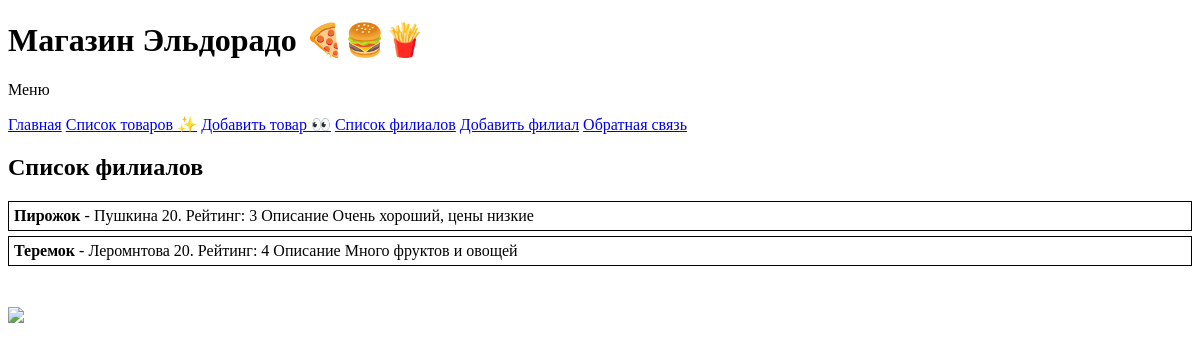
Before: /filials with the older database file.
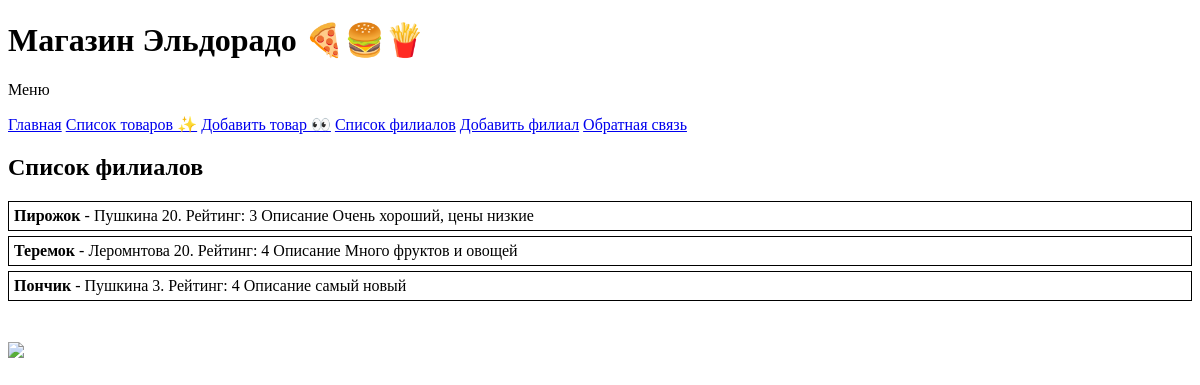
After: the same page with the newer database file.
### core/models.py (models this page shows, shortened)
class Filial(models.Model):
    name = models.CharField(max_length=200, verbose_name='Название')
    address = models.CharField(max_length=200, verbose_name='Адрес')
    text = models.TextField(null=True, blank=True, verbose_name='Описание')
    rating = models.IntegerField(default=1, verbose_name='Рейтинг')
    class Meta:
        verbose_name = 'Филиал'
        verbose_name_plural = 'Филиалы'

### core/views.py (the view)
# urls.py: path('filials', filials),
def filials(request):
    filials_list = Filial.objects.all()
    context = {'filials_list': filials_list}
    return render(request, 'filials.html', context)

### templates/filials.html
{% extends 'base.html' %}
{% block content %}
<h2>Список филиалов</h2>
{% for filial in filials_list %}
<div style="border: 1px solid black; margin-bottom: 5px; padding: 5px">
    <b>{{ filial.name }}</b> - {{ filial.address }}. Рейтинг: {{ filial.rating }} Описание {{ filial.text }}
</div>
{% endfor %}
{% endblock %}

### templates/base.html (shortened to what this page needs)
{% load static %}
<!DOCTYPE html>
<html lang="en">
<head>
    <link rel="stylesheet" href="{% static 'css/main.css' %}">
</head>
<body>
<h1>Магазин Эльдорадо 🍕🍔🍟</h1>
<p>Меню</p>
<a href="/">Главная</a>
<a href="/products">Cписок товаров ✨</a>
<a href="{% url 'add_product' %}">Добавить товар 👀</a>
<a href="/filials">Cписок филиалов</a>
<a href="/filials/add">Добавить филиал</a>
<a href="{% url 'feedback' %}">Обратная связь</a>
{% block content %}
{% endblock %}
<br><br><img id="cat" src="{% static 'images/cat.jpg' %}" width="300">
</body>
</html>

Changed rows visible on the page:
added Filial: name "Пончик", address "Пушкина 3", rating "4", text "самый новый"
